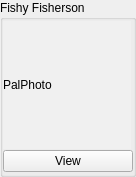
<?xml version="1.0" encoding="UTF-8"?>
<ui version="4.0">
 <class>PalCard</class>
 <widget class="QWidget" name="PalCard">
  <property name="geometry">
   <rect>
    <x>0</x>
    <y>0</y>
    <width>136</width>
    <height>177</height>
   </rect>
  </property>
  <property name="sizePolicy">
   <sizepolicy hsizetype="Fixed" vsizetype="Fixed">
    <horstretch>0</horstretch>
    <verstretch>0</verstretch>
   </sizepolicy>
  </property>
  <property name="minimumSize">
   <size>
    <width>0</width>
    <height>0</height>
   </size>
  </property>
  <property name="windowTitle">
   <string>Form</string>
  </property>
  <layout class="QVBoxLayout" name="verticalLayout">
   <property name="spacing">
    <number>0</number>
   </property>
   <property name="leftMargin">
    <number>0</number>
   </property>
   <property name="topMargin">
    <number>0</number>
   </property>
   <property name="rightMargin">
    <number>0</number>
   </property>
   <property name="bottomMargin">
    <number>0</number>
   </property>
   <item>
    <widget class="QGroupBox" name="groupBox">
     <property name="title">
      <string>Fishy Fisherson</string>
     </property>
     <layout class="QVBoxLayout" name="verticalLayout_2">
      <property name="spacing">
       <number>0</number>
      </property>
      <property name="leftMargin">
       <number>0</number>
      </property>
      <property name="topMargin">
       <number>0</number>
      </property>
      <property name="rightMargin">
       <number>0</number>
      </property>
      <property name="bottomMargin">
       <number>0</number>
      </property>
      <item>
       <widget class="QLabel" name="label">
        <property name="sizePolicy">
         <sizepolicy hsizetype="Fixed" vsizetype="Fixed">
          <horstretch>0</horstretch>
          <verstretch>0</verstretch>
         </sizepolicy>
        </property>
        <property name="minimumSize">
         <size>
          <width>128</width>
          <height>128</height>
         </size>
        </property>
        <property name="palette">
         <palette>
          <active>
           <colorrole role="WindowText">
            <brush brushstyle="SolidPattern">
             <color alpha="255">
              <red>0</red>
              <green>0</green>
              <blue>0</blue>
             </color>
            </brush>
           </colorrole>
           <colorrole role="Button">
            <brush brushstyle="SolidPattern">
             <color alpha="255">
              <red>140</red>
              <green>140</green>
              <blue>140</blue>
             </color>
            </brush>
           </colorrole>
           <colorrole role="Light">
            <brush brushstyle="SolidPattern">
             <color alpha="255">
              <red>210</red>
              <green>210</green>
              <blue>210</blue>
             </color>
            </brush>
           </colorrole>
           <colorrole role="Midlight">
            <brush brushstyle="SolidPattern">
             <color alpha="255">
              <red>175</red>
              <green>175</green>
              <blue>175</blue>
             </color>
            </brush>
           </colorrole>
           <colorrole role="Dark">
            <brush brushstyle="SolidPattern">
             <color alpha="255">
              <red>70</red>
              <green>70</green>
              <blue>70</blue>
             </color>
            </brush>
           </colorrole>
           <colorrole role="Mid">
            <brush brushstyle="SolidPattern">
             <color alpha="255">
              <red>93</red>
              <green>93</green>
              <blue>93</blue>
             </color>
            </brush>
           </colorrole>
           <colorrole role="Text">
            <brush brushstyle="SolidPattern">
             <color alpha="255">
              <red>0</red>
              <green>0</green>
              <blue>0</blue>
             </color>
            </brush>
           </colorrole>
           <colorrole role="BrightText">
            <brush brushstyle="SolidPattern">
             <color alpha="255">
              <red>255</red>
              <green>255</green>
              <blue>255</blue>
             </color>
            </brush>
           </colorrole>
           <colorrole role="ButtonText">
            <brush brushstyle="SolidPattern">
             <color alpha="255">
              <red>0</red>
              <green>0</green>
              <blue>0</blue>
             </color>
            </brush>
           </colorrole>
           <colorrole role="Base">
            <brush brushstyle="SolidPattern">
             <color alpha="255">
              <red>255</red>
              <green>255</green>
              <blue>255</blue>
             </color>
            </brush>
           </colorrole>
           <colorrole role="Window">
            <brush brushstyle="SolidPattern">
             <color alpha="255">
              <red>140</red>
              <green>140</green>
              <blue>140</blue>
             </color>
            </brush>
           </colorrole>
           <colorrole role="Shadow">
            <brush brushstyle="SolidPattern">
             <color alpha="255">
              <red>0</red>
              <green>0</green>
              <blue>0</blue>
             </color>
            </brush>
           </colorrole>
           <colorrole role="AlternateBase">
            <brush brushstyle="SolidPattern">
             <color alpha="255">
              <red>197</red>
              <green>197</green>
              <blue>197</blue>
             </color>
            </brush>
           </colorrole>
           <colorrole role="ToolTipBase">
            <brush brushstyle="SolidPattern">
             <color alpha="255">
              <red>255</red>
              <green>255</green>
              <blue>220</blue>
             </color>
            </brush>
           </colorrole>
           <colorrole role="ToolTipText">
            <brush brushstyle="SolidPattern">
             <color alpha="255">
              <red>0</red>
              <green>0</green>
              <blue>0</blue>
             </color>
            </brush>
           </colorrole>
           <colorrole role="PlaceholderText">
            <brush brushstyle="SolidPattern">
             <color alpha="127">
              <red>0</red>
              <green>0</green>
              <blue>0</blue>
             </color>
            </brush>
           </colorrole>
          </active>
          <inactive>
           <colorrole role="WindowText">
            <brush brushstyle="SolidPattern">
             <color alpha="255">
              <red>0</red>
              <green>0</green>
              <blue>0</blue>
             </color>
            </brush>
           </colorrole>
           <colorrole role="Button">
            <brush brushstyle="SolidPattern">
             <color alpha="255">
              <red>240</red>
              <green>240</green>
              <blue>240</blue>
             </color>
            </brush>
           </colorrole>
           <colorrole role="Light">
            <brush brushstyle="SolidPattern">
             <color alpha="255">
              <red>255</red>
              <green>255</green>
              <blue>255</blue>
             </color>
            </brush>
           </colorrole>
           <colorrole role="Midlight">
            <brush brushstyle="SolidPattern">
             <color alpha="255">
              <red>227</red>
              <green>227</green>
              <blue>227</blue>
             </color>
            </brush>
           </colorrole>
           <colorrole role="Dark">
            <brush brushstyle="SolidPattern">
             <color alpha="255">
              <red>160</red>
              <green>160</green>
              <blue>160</blue>
             </color>
            </brush>
           </colorrole>
           <colorrole role="Mid">
            <brush brushstyle="SolidPattern">
             <color alpha="255">
              <red>160</red>
              <green>160</green>
              <blue>160</blue>
             </color>
            </brush>
           </colorrole>
           <colorrole role="Text">
            <brush brushstyle="SolidPattern">
             <color alpha="255">
              <red>0</red>
              <green>0</green>
              <blue>0</blue>
             </color>
            </brush>
           </colorrole>
           <colorrole role="BrightText">
            <brush brushstyle="SolidPattern">
             <color alpha="255">
              <red>255</red>
              <green>255</green>
              <blue>255</blue>
             </color>
            </brush>
           </colorrole>
           <colorrole role="ButtonText">
            <brush brushstyle="SolidPattern">
             <color alpha="255">
              <red>0</red>
              <green>0</green>
              <blue>0</blue>
             </color>
            </brush>
           </colorrole>
           <colorrole role="Base">
            <brush brushstyle="SolidPattern">
             <color alpha="255">
              <red>255</red>
              <green>255</green>
              <blue>255</blue>
             </color>
            </brush>
           </colorrole>
           <colorrole role="Window">
            <brush brushstyle="SolidPattern">
             <color alpha="255">
              <red>240</red>
              <green>240</green>
              <blue>240</blue>
             </color>
            </brush>
           </colorrole>
           <colorrole role="Shadow">
            <brush brushstyle="SolidPattern">
             <color alpha="255">
              <red>105</red>
              <green>105</green>
              <blue>105</blue>
             </color>
            </brush>
           </colorrole>
           <colorrole role="AlternateBase">
            <brush brushstyle="SolidPattern">
             <color alpha="255">
              <red>245</red>
              <green>245</green>
              <blue>245</blue>
             </color>
            </brush>
           </colorrole>
           <colorrole role="ToolTipBase">
            <brush brushstyle="SolidPattern">
             <color alpha="255">
              <red>255</red>
              <green>255</green>
              <blue>220</blue>
             </color>
            </brush>
           </colorrole>
           <colorrole role="ToolTipText">
            <brush brushstyle="SolidPattern">
             <color alpha="255">
              <red>0</red>
              <green>0</green>
              <blue>0</blue>
             </color>
            </brush>
           </colorrole>
           <colorrole role="PlaceholderText">
            <brush brushstyle="SolidPattern">
             <color alpha="128">
              <red>0</red>
              <green>0</green>
              <blue>0</blue>
             </color>
            </brush>
           </colorrole>
          </inactive>
          <disabled>
           <colorrole role="WindowText">
            <brush brushstyle="SolidPattern">
             <color alpha="255">
              <red>70</red>
              <green>70</green>
              <blue>70</blue>
             </color>
            </brush>
           </colorrole>
           <colorrole role="Button">
            <brush brushstyle="SolidPattern">
             <color alpha="255">
              <red>140</red>
              <green>140</green>
              <blue>140</blue>
             </color>
            </brush>
           </colorrole>
           <colorrole role="Light">
            <brush brushstyle="SolidPattern">
             <color alpha="255">
              <red>210</red>
              <green>210</green>
              <blue>210</blue>
             </color>
            </brush>
           </colorrole>
           <colorrole role="Midlight">
            <brush brushstyle="SolidPattern">
             <color alpha="255">
              <red>175</red>
              <green>175</green>
              <blue>175</blue>
             </color>
            </brush>
           </colorrole>
           <colorrole role="Dark">
            <brush brushstyle="SolidPattern">
             <color alpha="255">
              <red>70</red>
              <green>70</green>
              <blue>70</blue>
             </color>
            </brush>
           </colorrole>
           <colorrole role="Mid">
            <brush brushstyle="SolidPattern">
             <color alpha="255">
              <red>93</red>
              <green>93</green>
              <blue>93</blue>
             </color>
            </brush>
           </colorrole>
           <colorrole role="Text">
            <brush brushstyle="SolidPattern">
             <color alpha="255">
              <red>70</red>
              <green>70</green>
              <blue>70</blue>
             </color>
            </brush>
           </colorrole>
           <colorrole role="BrightText">
            <brush brushstyle="SolidPattern">
             <color alpha="255">
              <red>255</red>
              <green>255</green>
              <blue>255</blue>
             </color>
            </brush>
           </colorrole>
           <colorrole role="ButtonText">
            <brush brushstyle="SolidPattern">
             <color alpha="255">
              <red>70</red>
              <green>70</green>
              <blue>70</blue>
             </color>
            </brush>
           </colorrole>
           <colorrole role="Base">
            <brush brushstyle="SolidPattern">
             <color alpha="255">
              <red>140</red>
              <green>140</green>
              <blue>140</blue>
             </color>
            </brush>
           </colorrole>
           <colorrole role="Window">
            <brush brushstyle="SolidPattern">
             <color alpha="255">
              <red>140</red>
              <green>140</green>
              <blue>140</blue>
             </color>
            </brush>
           </colorrole>
           <colorrole role="Shadow">
            <brush brushstyle="SolidPattern">
             <color alpha="255">
              <red>0</red>
              <green>0</green>
              <blue>0</blue>
             </color>
            </brush>
           </colorrole>
           <colorrole role="AlternateBase">
            <brush brushstyle="SolidPattern">
             <color alpha="255">
              <red>245</red>
              <green>245</green>
              <blue>245</blue>
             </color>
            </brush>
           </colorrole>
           <colorrole role="ToolTipBase">
            <brush brushstyle="SolidPattern">
             <color alpha="255">
              <red>255</red>
              <green>255</green>
              <blue>220</blue>
             </color>
            </brush>
           </colorrole>
           <colorrole role="ToolTipText">
            <brush brushstyle="SolidPattern">
             <color alpha="255">
              <red>0</red>
              <green>0</green>
              <blue>0</blue>
             </color>
            </brush>
           </colorrole>
           <colorrole role="PlaceholderText">
            <brush brushstyle="SolidPattern">
             <color alpha="128">
              <red>0</red>
              <green>0</green>
              <blue>0</blue>
             </color>
            </brush>
           </colorrole>
          </disabled>
         </palette>
        </property>
        <property name="autoFillBackground">
         <bool>true</bool>
        </property>
        <property name="text">
         <string>PalPhoto</string>
        </property>
       </widget>
      </item>
      <item>
       <widget class="QPushButton" name="pushButton">
        <property name="text">
         <string>View</string>
        </property>
       </widget>
      </item>
     </layout>
    </widget>
   </item>
  </layout>
 </widget>
 <resources/>
 <connections/>
</ui>
